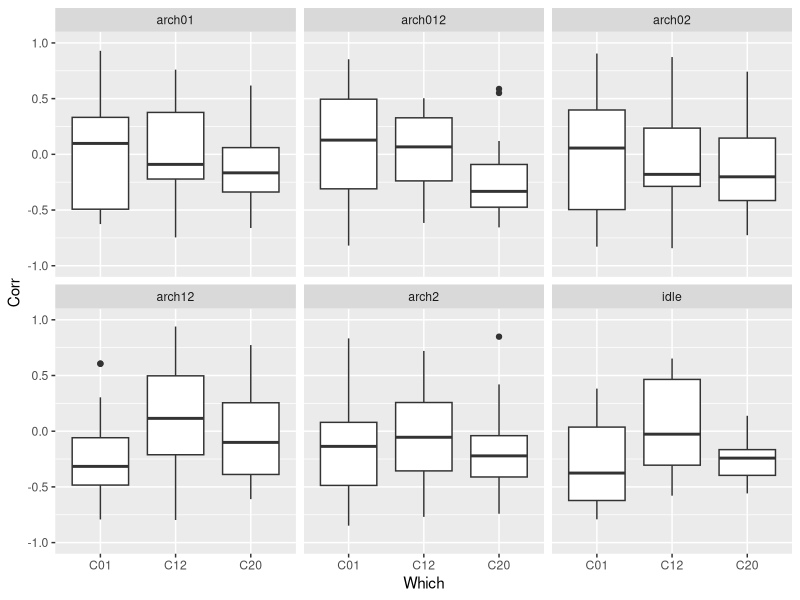
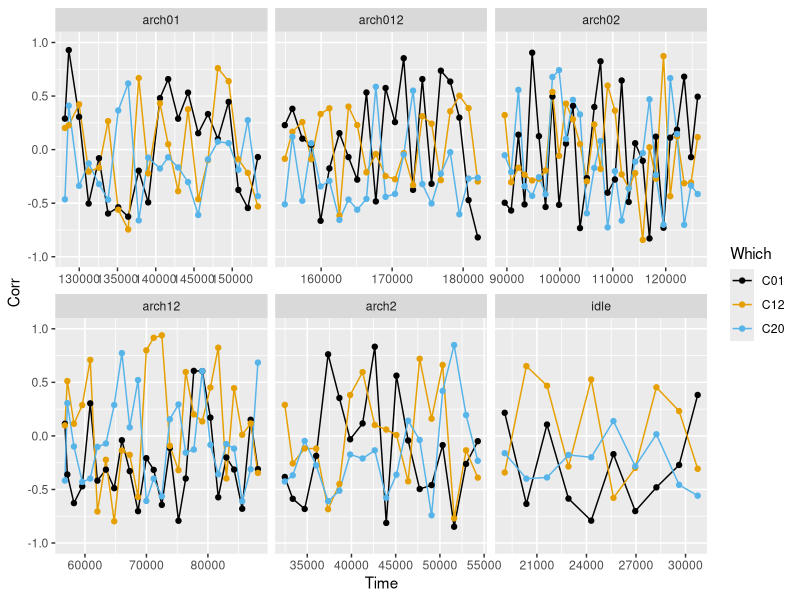

R code for these plots, in order: (Note: this script raises an error after producing the figures.)
### libraries
require(tidyverse) 
require(magrittr)
require(ggthemes)
require(skimr)
require(ROCR)

### numbers
nArch = 3
nFreq = 16

### load data
d.o = read_csv('data_17Jun18.csv',
	col_names = c(
		"Notes","Time","Arch","Sensor",
		"peakFreq","avgPower",
		sprintf("power_%s",1:nFreq)
	))

d = d.o %>% 
	gather(Bin, Power, starts_with("power")) %>%
	separate(Bin, c("drop","Bin")) %>%
	select(- drop) %>%
	mutate(
		Bin = as.integer(Bin),
		Arch = factor(Arch, levels=c(0,1,2), labels=c("A0","A1","A2")),
		Sensor = factor(Sensor, levels=0:5, labels=sprintf("S%d",0:5))
	) %>%
	nest(-Notes, -Time, .key="fulldata") %>%
	mutate(
		reddata = map(fulldata, function(df) { select(df, -Bin, -Power) %>% distinct } )
	) %T>% print
	
### what's when?
d %>% group_by(Notes) %>% skim(Time)	
foo = d %>% filter(between(Time, 63746, 80075)) %>% sample_n(1) %$% fulldata[[1]]

### try working with peakFreq
dpf = d %>%
	mutate(
		corr = map(reddata, function(df) {
			m = matrix(df$peakFreq, ncol=3) 
			data.frame(
				C01=cor(m[,1],m[,2]),
				C12=cor(m[,2],m[,3]),
				C20=cor(m[,3],m[,1])
			)
		})
	) %>%
	unnest(corr, .drop=T) %T>% print
	
dpf %>%
	gather(Which, Corr, starts_with("C")) %>%
	ggplot() +
	aes(x=Which, y=Corr) +
	geom_boxplot() +
	facet_wrap(~Notes) +
	coord_cartesian(ylim=c(-1,1))
	
dpf %>%
	gather(Which, Corr, starts_with("C")) %>%
	ggplot() +
	aes(x=Time, color=Which, y=Corr) +
	geom_line() +
	geom_point() +
	facet_wrap(~Notes, scales="free_x") +
	coord_cartesian(ylim=c(-1,1)) +
	scale_color_colorblind()
	
exp_smooth = function(x, alpha=0.1) {
        # Performs exponential smoothing by taking a weighted average of the
        # current and previous data points
        #
        # x     : numeric vector
        # alpha : number between 0 and 1, weight assigned to current data value
        #
        # Returns a numeric vector of the same length as x and values as the 
        #       weighted averages of the (current, previous) consecutive pairs
        s = numeric(length(x) + 1) # make s 1 cell longer than x
        for (i in seq_along(s)) {
                if (i == 1) { # set the initial value of s the same as that of x
                        s[i] = x[i]
                } else {
                        # weight current value with alpha and previous value 
                        # with 1-alpha, and sum
                        s[i] = alpha * x[i - 1] + (1 - alpha) * s[i - 1]
                }
        }
        s[-1] # drop the 1st element in s because it's extra
}

exp_smooth(foo)
	
dpf %>%
	gather(Which, Corr, starts_with("C")) %>%
	group_by(Which) %>%
	mutate(sCorr = exp_smooth(Corr, alpha=0.1)) %>%
	ggplot() +
	aes(x=Which) +
	geom_boxplot(aes(y=Corr, fill="Raw")) +
	geom_boxplot(aes(y=sCorr, fill="Smoothed")) +
	facet_wrap(~Notes) +
	coord_cartesian(ylim=c(-1,1))
	
dpf %>%
	gather(Which, Corr, starts_with("C")) %>%
	group_by(Which) %>%
	mutate(sCorr = exp_smooth(Corr, alpha=0.5)) %>%
	ggplot() +
	aes(x=Time, color=Which) +
	geom_line(aes(y=sCorr)) +
	geom_point(aes(y=Corr)) +
	facet_wrap(~Notes, scales="free_x") +
	coord_cartesian(ylim=c(-1,1)) +
	scale_color_colorblind()
	

d %>% group_by(Notes) %>% skim(Time)	
foo = d %>% filter(between(Time, 63746, 80075)) %>% slice(4) %$% fulldata[[1]]
foo %<>%
	mutate(
		Freq = (as.numeric(Bin)+0)*(1000/10)/2^7
	)
foo %>% 
	ggplot() + aes(x=Freq, y=Power) + geom_point() +
	facet_grid(Arch~Sensor) +
	facet_wrap(~Arch)

foo %>% 
	group_by(Arch, Freq) %>% 
	summarise(Power=sum(Power)) %>%
	ggplot() + aes(x=Freq, y=Power) + geom_point() +
	scale_y_log10() +
	facet_wrap(~Arch)

### how about summing up sensor frequency?
dpwr = d %>% 
	mutate(
		corr = map(fulldata, function(df) {
			m = df %>%
				group_by(Arch, Bin) %>%
				summarise(Power=log(sum(Power))) %$%
				matrix(Power, ncol=3)
				
			data.frame(
				C01=cor(m[,1],m[,2]),
				C12=cor(m[,2],m[,3]),
				C20=cor(m[,3],m[,1])
			)
		})
	) %>%
	unnest(corr, .drop=T) %T>% print
	
dpwr %>%
	gather(Which, Corr, starts_with("C")) %>%
	group_by(Which) %>%
	mutate(sCorr = exp_smooth(Corr, alpha=0.1)) %>%
	ggplot() +
	aes(x=Which) +
	geom_boxplot(aes(y=Corr, fill="Raw")) +
	geom_boxplot(aes(y=sCorr, fill="Smoothed")) +
	facet_wrap(~Notes) +
	coord_cartesian(ylim=c(0,1)) +
	scale_fill_colorblind()
	
dpwr %>%
	gather(Which, Corr, starts_with("C")) %>%
	group_by(Which) %>%
	mutate(sCorr = exp_smooth(Corr, alpha=0.5)) %>%
	ggplot() +
	aes(x=Time, color=Which) +
	geom_line(aes(y=sCorr)) +
	geom_point(aes(y=Corr)) +
	facet_wrap(~Notes, scales="free_x") +
	coord_cartesian(ylim=c(0,1)) +
	scale_color_colorblind()

	
### ok, reasonable.  
# define what the "correct"/true classification is
correct = d %>% select(Notes) %>% distinct %>%
	mutate(
		C01=c(F,F,F,F,T,T),
		C12=c(F,F,T,F,F,T),
		C20=c(F,F,F,T,F,T)
	) %T>% print
dummy = tibble(C01=F, C12=F, C20=F)
drop.first.last=3
r = d %>%
	group_by(Notes) %>%
	mutate(
		good=between(1:n(),drop.first.last,n()-drop.first.last),
		good=ifelse(Notes=="idle", T, good)
	) %>%
	ungroup %>%
	left_join(nest(correct, -Notes, .key="truth")) %>%
	mutate( truth=ifelse(good, truth, list(dummy)) ) %T>% print
	
# run the two algorithms
r %<>%
	mutate(
		pwr = map(fulldata, function(df) {
			m = df %>%
				group_by(Arch, Bin) %>%
				summarise(Power=log(sum(Power))) %$%
				matrix(Power, ncol=3)
				
			data.frame(
				C01=cor(m[,1],m[,2]),
				C12=cor(m[,2],m[,3]),
				C20=cor(m[,3],m[,1])
			)
		}),
		pwr2 = map(fulldata, function(df) {
			m = df %>%
				group_by(Arch, Bin) %>%
				summarise(Power=sum(Power)) %$%
				matrix(Power, ncol=3)
				
			data.frame(
				C01=cor(m[,1],m[,2]),
				C12=cor(m[,2],m[,3]),
				C20=cor(m[,3],m[,1])
			)
		}),
		pfreq = map(reddata, function(df) {
			m = matrix(df$peakFreq, ncol=3) 
			data.frame(
				C01=cor(m[,1],m[,2]),
				C12=cor(m[,2],m[,3]),
				C20=cor(m[,3],m[,1])
			)
		})
	) 	
tr = r %>% unnest(truth, .drop=T) %>% gather(Coord, Truth, 4:6) 
pwr = r %>% unnest(pwr, .drop=T) %>% gather(Coord, Power, 4:6) 
pwr2 = r %>% unnest(pwr2, .drop=T) %>% gather(Coord, Power2, 4:6) 
freq = r %>% unnest(pfreq, .drop=T) %>% gather(Coord, Freq, 4:6) 
res = left_join(tr, pwr) %>% left_join(freq) %>% left_join(pwr2)

fit.pwr=glm(Truth~Power+Coord+0, family="binomial", data=res)
fit.pwr2=glm(Truth~Power2+Coord+0, family="binomial", data=res)
fit.freq=glm(Truth~Freq+Coord+0, family="binomial", data=res)
AIC(fit.pwr, fit.freq, fit.pwr2)
summary(fit.pwr)

res %<>% mutate(Pred = predict(fit.pwr,type="response"))
performance(prediction(res$Pred, res$Truth), "sens", "spec") %>% plot

ggplot(res) +
	aes(x=Truth, y=Pred, fill=Coord, alpha=good) +
	geom_boxplot() +
	facet_wrap(~Notes) +
	scale_fill_colorblind()
	
### see: https://en.wikipedia.org/wiki/Pearson_correlation_coefficient#Mathematical_properties

# This formula suggests a convenient single-pass algorithm for calculating sample correlations, but, depending on the numbers involved, it can sometimes be numerically unstable.
	
	

	
